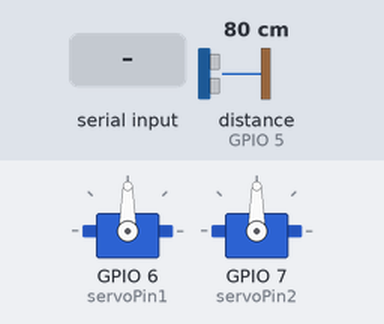
Recording of a sketch running on a simulated ESP32. Shown: 2 × servo. Wiring (inferred from the names in the program): ultrasonic range finder: trigger GPIO 4; echo GPIO 5. The inputs (shaded band) are chosen by the test bench; at power-on: distance to the obstacle (sensor on GPIO 5) 80 cm. The echo pulse lasts 58.3 µs per cm; what the sketch prints to the serial monitor is not drawn.

Above: at 1.2 s.
1.3 s: "R:90\n" received over Serial
At 2.6 s:
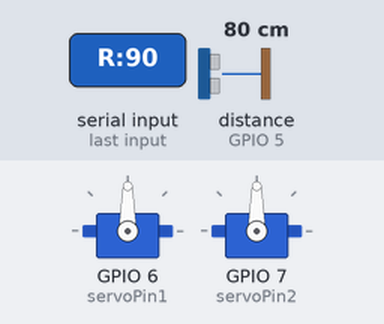
2.9 s: "T:\n" received over Serial
At 3.9 s:
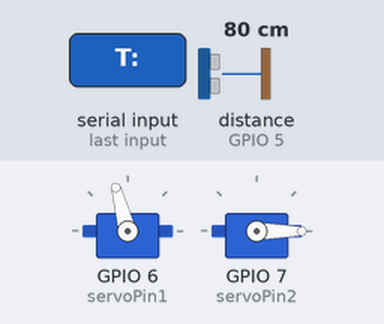
4.4 s: "T:90\n" received over Serial
At 4.9 s:
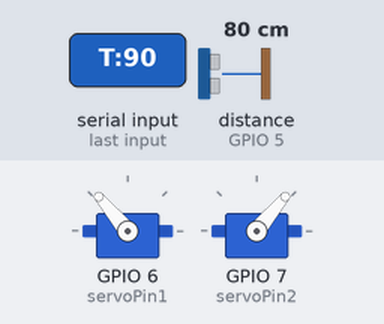
5.9 s: "H:90\n" received over Serial
At 7.1 s:
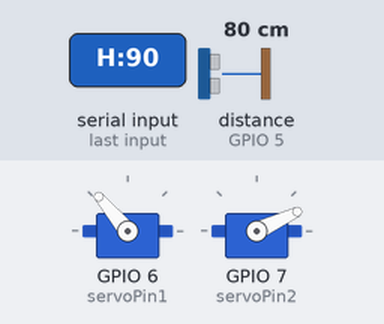
8.9 s: "T:,45\n" received over Serial
At 10.1 s:
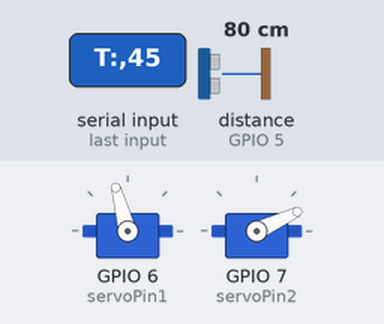
10.4 s: "H:\n" received over Serial
At 11.4 s:
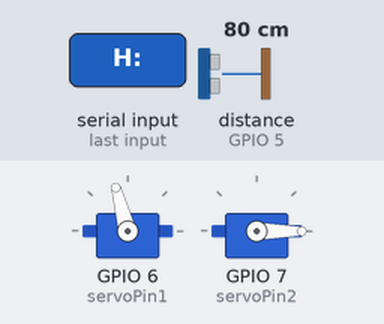
Timing chart, 0 to 13.5 s (numbered marks = the images above; inputs shaded):
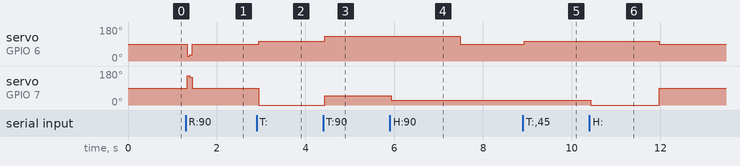

Measured:
- after the input at 1.3 s, servo on GPIO 6 (servoPin1): 90° → 25° at once, → 34° 0.06 s later, → 90° 0.06 s later; servo on GPIO 7 (servoPin2): 90° → 155° at once, → 146° 0.06 s later, → 90° 0.06 s later
- after the input at 2.9 s, servo on GPIO 6 (servoPin1): 90° → 105° at once; servo on GPIO 7 (servoPin2): 90° → 0° at once
- after the input at 4.4 s, servo on GPIO 6 (servoPin1): 105° → 130° at once; servo on GPIO 7 (servoPin2): 0° → 50° at once
- after the input at 5.9 s, servo on GPIO 7 (servoPin2): 50° → 25° at once
- after the input at 8.9 s, servo on GPIO 6 (servoPin1): 90° → 105° at once
- after the input at 10.4 s, servo on GPIO 7 (servoPin2): 25° → 0° at once, → 90° 1.6 s later

The sketch:

deebee_firmware.ino
```cpp
#include <ESP32Servo.h>

// ─── pins ──────────────────────────────────────────────
const int trigPin    = 4;
const int echoPin    = 5;
const int servoPin1  = 6;
const int servoPin2  = 7;

// ─── distance thresholds (cm) ──────────────────────────
// Tune these once the device is mounted.
const int LEVEL1_DISTANCE = 35;   // "getting close" — paws drop, soft mmm
const int LEVEL2_DISTANCE = 25;   // "way too close" — paws drop, full meow

// ─── servo positions ───────────────────────────────────
// Servos are mirrored, so the two values differ.
//
// REST is now 90° (middle of servo range) so paws can swing
// BOTH up (happy mood) and down (alarm / dropdown / tracking).
// This required re-seating the servo horns so the paws are
// in the "tucked away" position when each servo reads 90°.
//
// If you ever change REST, you must shift DOWN, UP, and the
// TRACK_CENTER constants below by the same amount to keep
// the existing tracking calibration aligned.
const int SERVO1_REST = 90;
const int SERVO2_REST = 90;
const int SERVO1_DOWN = 155;    // was 65 (shifted +90 with REST)
const int SERVO2_DOWN = 25;     // was 45 (shifted -20 with REST)
const int SERVO1_UP   = 25;     // mirror of DOWN around REST → "raised" arm
const int SERVO2_UP   = 155;    // mirror of DOWN around REST → "raised" arm

// ─── happy-mood "yay" raise ────────────────────────────
// When the app detects you've been in a "happy" app (Illustrator,
// Figma, Photoshop, etc.) for 10+ seconds, it sends "R:3000\n".
// Firmware raises both paws to UP and bobs them in a small wave
// for that duration, then returns to whatever priority is active.
const int RAISE_WAVE_AMP_DEG = 10;    // ± degrees around UP — "wave" amplitude
const int RAISE_WAVE_PERIOD_MS = 320; // one full sine cycle = one "yay" wave

// ============================================================
// CURSOR-TRACKING TUNABLES — edit these and re-flash to iterate.
// ============================================================
//
// SWEEP_AMOUNT
//   Degrees each paw rotates from its DOWN angle at cursor extremes.
//   Bigger = paws swing further. Start ~70. Try 100 if motion feels small.
//
// SERVO1_SIGN, SERVO2_SIGN
//   Each is +1 or -1. Flip the sign of *one* servo if it moves in the
//   wrong direction. Each servo can be tuned independently because the
//   two are physically mirrored and need different signs depending on
//   how they're mounted.
//
//   Decision table:
//   - Cursor LEFT, RIGHT paw should rotate LEFT  → tune SERVO_for_right_paw
//   - Cursor LEFT, LEFT  paw should rotate LEFT  → tune SERVO_for_left_paw
//   If one paw moves correctly and the other doesn't, only flip that
//   servo's sign.
//
// HARDWARE NOTE
//   servo2's DOWN is at 0°, so it physically cannot rotate further "down"
//   past DOWN. If your tracking on one side feels truncated, that's the
//   hardware limit, not a code bug.

const int SWEEP_AMOUNT = 50;
const int SERVO1_SIGN  = +1;
const int SERVO2_SIGN  = +1;

// Paw positions when the cursor is at the SCREEN CENTER. The cursor sits
// BETWEEN the two paws, so they should tilt slightly inward (toward each
// other) rather than point perfectly straight down.
//   SERVO1: REST=0, DOWN=65 → pick a value between them (lower = more inward)
//   SERVO2: REST=95, DOWN=30 → pick a value between them (higher = more inward)
// To remove the inward bias entirely, set these to SERVO1_DOWN/SERVO2_DOWN.
const int SERVO1_TRACK_CENTER = 130;   // was 40 (shifted +90 with REST)
const int SERVO2_TRACK_CENTER = 50;    // was 70 (shifted -20 with REST)

// How long firmware holds the last tracking angle before letting paws snap
// back to REST. App sends T: ~20×/sec while tracking is active; if it stops
// for longer than this, paws release. Bump higher for more "patience".
const unsigned long TRACKING_TIMEOUT_MS = 3000;   // 3 seconds
// ============================================================

// Asymmetric debounce:
//  - Going CLOSER (escalating): require a long stable window so a hand-pass
//    doesn't trigger an alarm.
//  - Going FARTHER (calming): much shorter — paws should snap back when the
//    user actually backs off.
const unsigned long DEBOUNCE_CLOSER_MS  = 10000;
const unsigned long DEBOUNCE_FARTHER_MS = 2500;

Servo servo1;
Servo servo2;

int observedState   = 0;              // what the sensor is reading right now
int committedState  = 0;              // what we report and act on
unsigned long observedStartedMs = 0;  // when the current observation began
int trackingAngle   = -1;             // -1 = not tracking
unsigned long lastTrackingMs = 0;
// Per-paw "hold down" bitmask from app — set when a dropdown is open.
// Bit 0 = servo1 (right paw, notes), bit 1 = servo2 (left paw, pomodoro).
int holdMask = 0;
// Happy-mood raise window — when millis() < raiseUntilMs, paws are UP.
unsigned long raiseStartMs = 0;
unsigned long raiseUntilMs = 0;
String inputBuffer;

void setup() {
  Serial.begin(115200);
  pinMode(trigPin, OUTPUT);
  pinMode(echoPin, INPUT);
  servo1.attach(servoPin1);
  servo2.attach(servoPin2);
  servo1.write(SERVO1_REST);
  servo2.write(SERVO2_REST);
}

int readDistanceCm() {
  digitalWrite(trigPin, LOW);
  delayMicroseconds(2);
  digitalWrite(trigPin, HIGH);
  delayMicroseconds(10);
  digitalWrite(trigPin, LOW);
  long duration = pulseIn(echoPin, HIGH, 30000UL);
  if (duration == 0) return -1;
  return (int)(duration * 0.034 / 2);
}

void handleSerial() {
  while (Serial.available()) {
    char c = Serial.read();
    if (c == '\n') {
      if (inputBuffer.startsWith("T:")) {
        trackingAngle = inputBuffer.substring(2).toInt();
        lastTrackingMs = millis();
      } else if (inputBuffer.startsWith("H:")) {
        holdMask = inputBuffer.substring(2).toInt();
      } else if (inputBuffer.startsWith("R:")) {
        // "R:<ms>" — raise paws to UP with a small "yay" wave for that long.
        unsigned long dur = (unsigned long)inputBuffer.substring(2).toInt();
        raiseStartMs = millis();
        raiseUntilMs = millis() + dur;
      } else if (inputBuffer == "R") {
        trackingAngle = -1;
      }
      inputBuffer = "";
    } else if (c != '\r') {
      inputBuffer += c;
    }
  }
}

void loop() {
  handleSerial();

  int distance = readDistanceCm();

  // Instantaneous reading
  int observed = 0;
  if (distance > 0 && distance < LEVEL2_DISTANCE) {
    observed = 2;
  } else if (distance > 0 && distance < LEVEL1_DISTANCE) {
    observed = 1;
  }

  // Reset debounce timer whenever the live reading changes.
  if (observed != observedState) {
    observedState = observed;
    observedStartedMs = millis();
  }

  // Pick the right debounce window depending on direction of change.
  unsigned long required =
      (observedState > committedState) ? DEBOUNCE_CLOSER_MS
                                       : DEBOUNCE_FARTHER_MS;

  int newCommitted = committedState;
  if (millis() - observedStartedMs >= required) {
    newCommitted = observedState;
  }

  if (millis() - lastTrackingMs > TRACKING_TIMEOUT_MS) {
    trackingAngle = -1;
  }

  // Compute servo positions by priority (highest wins):
  //   1. Distance alarm   → both DOWN
  //   2. Happy raise      → both UP with small "yay" wave
  //   3. Per-paw HOLD     → that paw DOWN (dropdown open)
  //   4. Cursor tracking  → paws follow cursor
  //   5. Otherwise        → both REST
  int s1 = SERVO1_REST;
  int s2 = SERVO2_REST;

  bool raiseActive = (millis() < raiseUntilMs);

  if (newCommitted >= 1) {
    // alarm
    s1 = SERVO1_DOWN;
    s2 = SERVO2_DOWN;
  } else if (raiseActive) {
    // happy raise + small sinusoidal wave
    unsigned long t = millis() - raiseStartMs;
    float phase = 2.0f * 3.14159265f * (float)t / (float)RAISE_WAVE_PERIOD_MS;
    int wave = (int)((float)RAISE_WAVE_AMP_DEG * sinf(phase));
    // Both paws wave the same physical direction (mirror compensation):
    //   SERVO1 angle increases → "downward" rotation
    //   SERVO2 angle decreases → "downward" rotation
    s1 = SERVO1_UP + wave;
    s2 = SERVO2_UP - wave;
  } else {
    // base: tracking if active, else REST
    if (trackingAngle >= 0) {
      int s1Left  = SERVO1_DOWN - SERVO1_SIGN * SWEEP_AMOUNT;
      int s1Right = SERVO1_DOWN + SERVO1_SIGN * SWEEP_AMOUNT;
      int s2Left  = SERVO2_DOWN - SERVO2_SIGN * SWEEP_AMOUNT;
      int s2Right = SERVO2_DOWN + SERVO2_SIGN * SWEEP_AMOUNT;
      if (trackingAngle <= 90) {
        s1 = map(trackingAngle, 0, 90, s1Left, SERVO1_TRACK_CENTER);
        s2 = map(trackingAngle, 0, 90, s2Left, SERVO2_TRACK_CENTER);
      } else {
        s1 = map(trackingAngle, 90, 180, SERVO1_TRACK_CENTER, s1Right);
        s2 = map(trackingAngle, 90, 180, SERVO2_TRACK_CENTER, s2Right);
      }
    }
    // Per-paw HOLD overrides — applies to tracking/rest but NOT to alarm or raise.
    if (holdMask & 0x1) s1 = SERVO1_DOWN;   // right paw — notes
    if (holdMask & 0x2) s2 = SERVO2_DOWN;   // left paw  — pomodoro
  }

  servo1.write(constrain(s1, 0, 180));
  servo2.write(constrain(s2, 0, 180));

  Serial.print("D:");
  Serial.println(distance);

  if (newCommitted != committedState) {
    Serial.print("S:");
    Serial.println(newCommitted);
    committedState = newCommitted;
  }

  delay(50);
}
```
